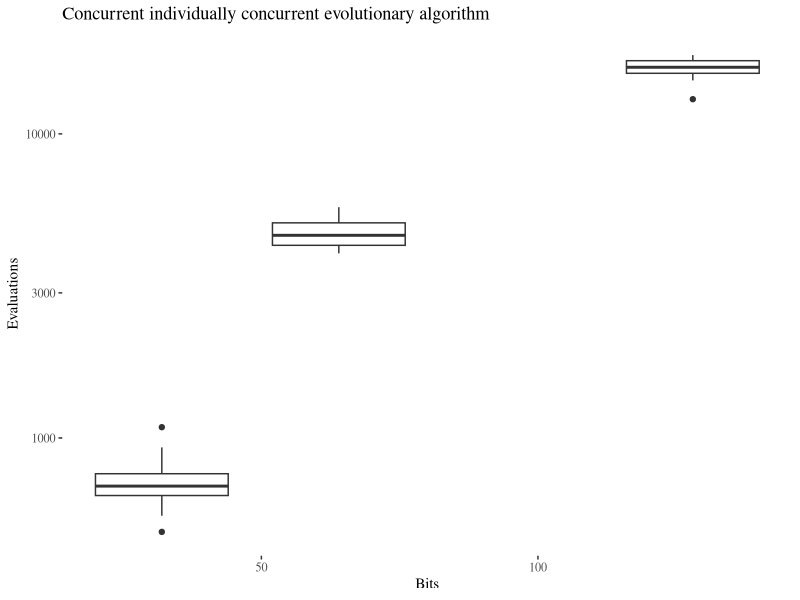

The R source for this figure:
library(reshape2)
library(ggplot2)
library(ggthemes)

data <- read.csv('individual.csv',header=F)
data.v2 <- melt(data,id.vars=c("V1") )
evaluations <- data.frame(bits=data.v2$V1,evaluations=data.v2$value )
ggplot(evaluations,aes(x=bits,y=evaluations,group=bits))+geom_boxplot()+ scale_y_log10()+theme_tufte()+labs(x="Bits",y="Evaluations",title="Concurrent individually concurrent evolutionary algorithm")

